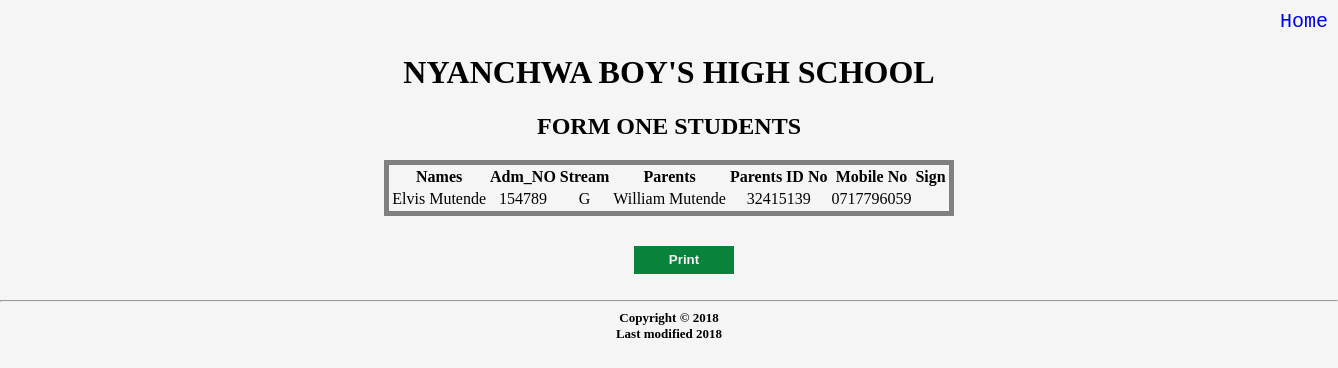
Screenshot of /records/form1.php (signed in) with the database file from the repository.
### tables this page shows
CREATE TABLE `form_one` (
  `stdnt_nms` varchar(30) NOT NULL,
  `adm_no` varchar(10) NOT NULL,
  `strm` varchar(1) NOT NULL,
  `prnt_nms` varchar(20) NOT NULL,
  `prnt_idNo` int(9) NOT NULL,
  `tel_no` varchar(12) NOT NULL
);

### records/form1.php (the view, shortened to what this page needs)
<?php session_start();
if(!isset($_SESSION['admin'])){
	header("location: ../login.php");
}
else{
?>
<!DOCTYPE html>
<html lang="en">
<head>
	<link rel="stylesheet" href="../css/marksheetstyle.css" type="text/css">
</head>
<body>
	<div id="links">
		<a href="../index.php"> Home</a>
	</div>
	<div id="top">
		<h1>NYANCHWA BOY'S HIGH SCHOOL</h1>
		<h2><strong>FORM ONE STUDENTS</strong></h2>
			</div>
	<div id="formel">
		<form action="form1.php" method="POST">
	<center>
			<table>
			<tr>
                <th>Names</th>
                <th>Adm_NO</th>
				<th>Stream</th>
				<th>Parents</th>
				<th>Parents ID No</th>
				<th>Mobile No</th>
                <th>Sign</th>
			</tr>
	<?php
			require_once('../includes/connect_db.php');
        $fetch_query = "select * from form_one order by strm DESC";
		$fetch = mysqli_query($dbconn, $fetch_query) or die('Error in fetching '.mysqli_error($dbconn));
			while($row=mysqli_fetch_array($fetch)){
                $students_name = $row['stdnt_nms'];
                $admission_no= $row['adm_no'];
                $stream = $row['strm'];
                $parents_nms = $row['prnt_nms'];
                $parent_id_no =$row['prnt_idNo'];
                $tel_no= $row['tel_no'];
	?>
	<tr>
        <td><?php echo $students_name ;?></td>
        <td><?php echo $admission_no ;?></td>
        <td><?php echo $stream;?></td>
        <td><?php echo $parents_nms ;?></td>
        <td><?php echo $parent_id_no ;?></td>
        <td><?php echo $tel_no ;?></td>
	</tr>
			<?php }
						?>
			</table>
	</center>
	<center>
<input type="Submit" name="print" value="Print"/>
		</form>
	</div>
</body>
<?php  include("../includes/copyright.php");?>
</html>
	<?php } ?>

### css/marksheetstyle.css (style rules this page uses)
body { background: whitesmoke; margin: 0px; padding: 0px; }
table { text-align: center; border: 5px solid gray; }
#formel input[type="submit"] { margin-top: 30px; text-align: center; width: 100px; border: none; background: rgb(9, 131, 60); height: 28px; color: whitesmoke; margin-left: 30px; font-weight: bold; }
#links { margin: 10px 0px 0px 1280px; width: auto; height: auto; }
#links a { text-decoration: none; font-family: 'Courier New', Courier, monospace; font-size: 20PX; }
#top { text-align: center; align-self: center; margin: 0px 0px 10px 0px; }

### rows the page displays
form_one: stdnt_nms "Elvis Mutende", adm_no "154789", strm "G", prnt_nms "William Mutende", prnt_idNo "32415139", tel_no "0717796059"
